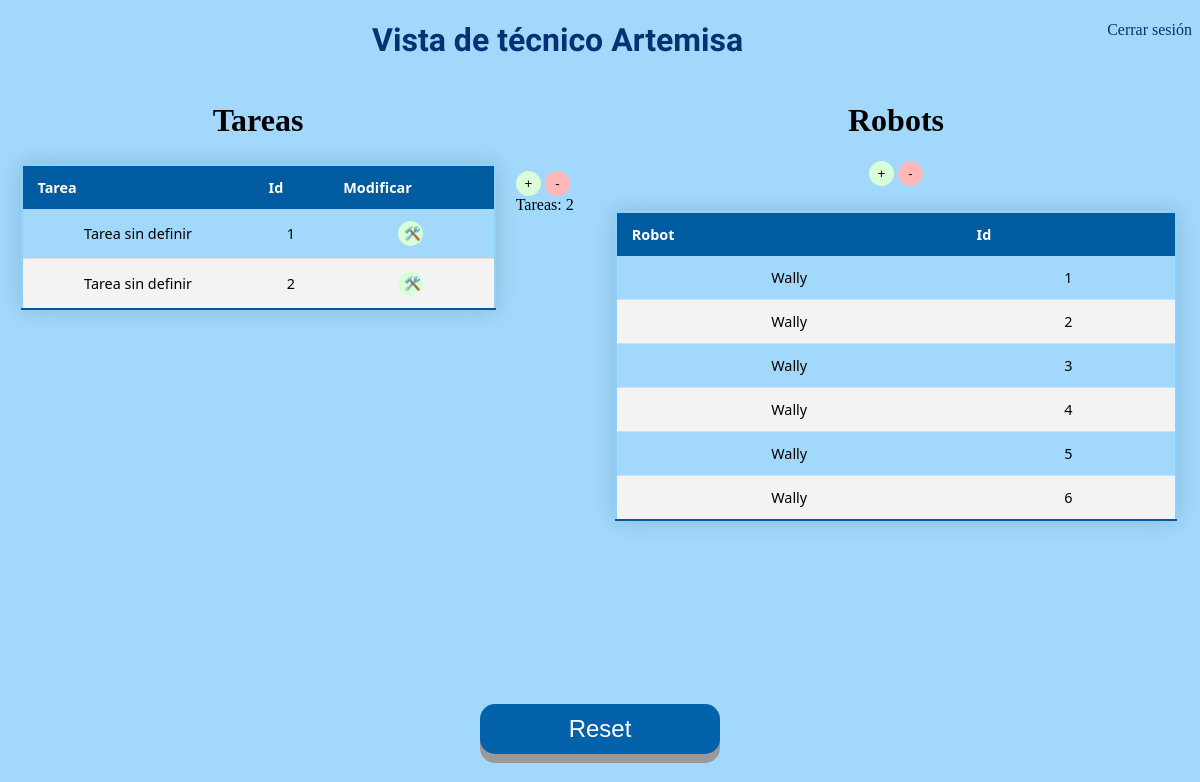
/Interfaz_tecnico.html, run on an earlier commit of the app's database.
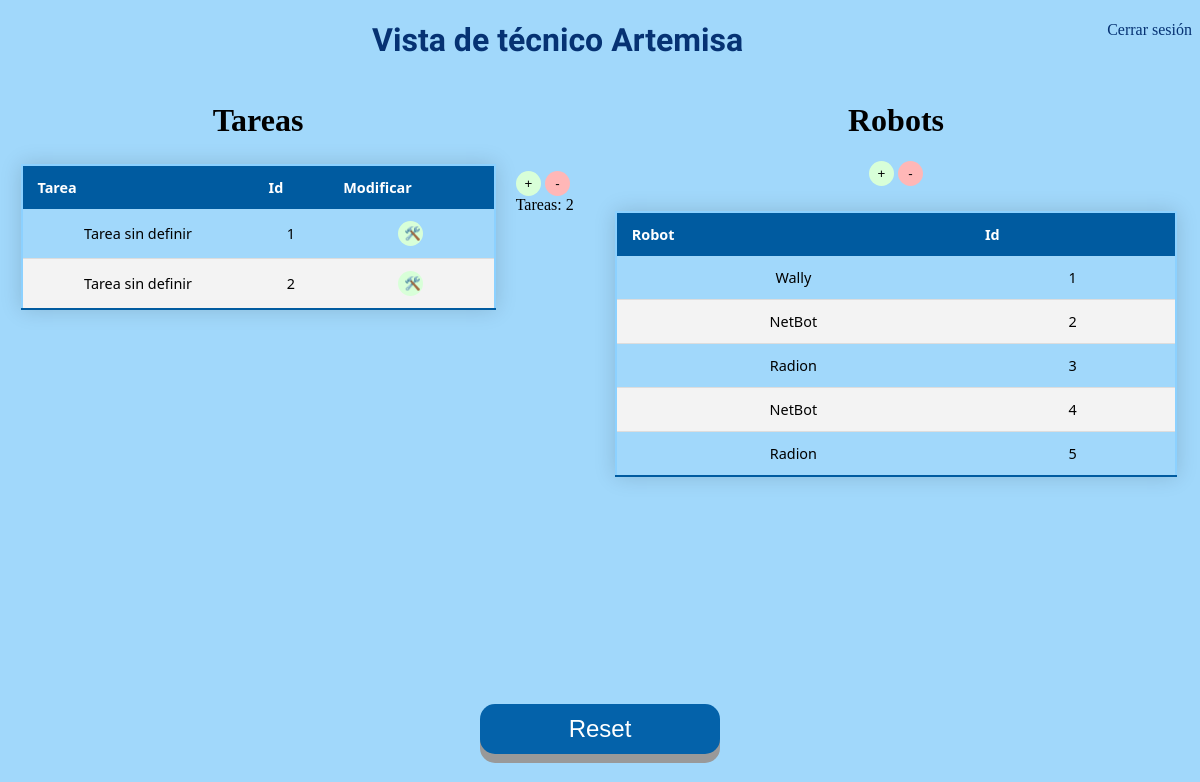
And on a later commit of the database.
### app.py (models this page shows)
class Todo(db.Model): #Tabla para tareas creadas
    id = db.Column(db.Integer, primary_key=True)
    content = db.Column(db.String(200), nullable=False)
    priority = db.Column(db.String(200))        # prioridad
    descripcion = db.Column(db.String(200))             # Descripcion
    atributos = db.Column(db.String(800))               # Atributos

class Robo(db.Model):
    id = db.Column(db.Integer, primary_key=True)
    nombre = db.Column(db.String(200), nullable=False)

### app.py (the view)
@app.route('/Interfaz_tecnico.html', methods=['POST','GET'])     # Redireccion a Tecnico
def tecnico():
    tasks = Todo.query.order_by(Todo.id).all() # Este método nos devuelve todos los elementos de la tabla de la base de datos
    rob = Robo.query.order_by(Robo.id).all()
    return render_template('Interfaz_tecnico.html', tasks=tasks, rob=rob) # Presentar las tareas

### templates/Interfaz_tecnico.html (shortened to what this page needs)
{% extends 'base.html' %}
{% block head %}
</head>
{% endblock %}
{% block body %}
<a style="float:right" href="index.html">Cerrar sesión</a>
  <h1 class="principal" style="text-align:center"> Vista de técnico Artemisa</h1>
<div class="inline-div-izquierda">
  <h1 class="Copper">Tareas</h1>
  <center>
    <table>
      <thead>
        <tr>
            <th> Tarea</th>
            <th> Id </th>
            <th> Modificar </th>
        </tr>
      </thead>
      {% for task in tasks %}
        {% if task.id!=1 %}
          <tr>
            <td> {{ task.content }}</td>
            <td> {{ task.id - 1 }} </td>
            <td> <button type="button" class="button3" onClick="window.location.href='/update/{{ task.id }}';">🛠️</button> </td>
          </tr>
        {% endif %}
      {% endfor %}
      </table>
  </center>
</div>
<div class="inline-div-izquierda2">
  <br> <br> <br> <br> <br>
  <button type="button" class="button3" onClick="window.location.href='/new_update/{{ tasks[-1].id }}';">+</button>
  <button type="button" class="button4" onClick="window.location.href='/delete';">-</button>
 <br> &nbsp;
  Tareas:
  <a id="clicks">{{ tasks[-1].id -1 }}</a> <br>
</div>
<center>
  <div class="inline-div-derecha">
    <h1 class="Copper"> Robots</h1>
    <button type="button" class="button3" onClick="window.location.href='/nuevo_robot';">+</button>
    <button type="button" class="button4" onClick="window.location.href='/delete_robot';">-</button>
    <br>
    <table>
      <thead>
        <tr>
            <th> Robot</th>
            <th> Id </th>
        </tr>
      </thead>
      {% for robot in rob %}
      {% if robot.id!=1 %}
          <tr>
            <td> {{ robot.nombre }}</td>
            <td> {{ robot.id - 1 }} </td>
          </tr>
        {% endif %}
      {% endfor %}
      </table>
  </div>
  <br>
  <br>
</center>
<br> <br> <br> <br> <br> <br> <br> <br> <br> <br> <br> <br> <br> <br> <br> <br> <br> <br> <br> <br> <br>
<center>
  <button id="boton2" class="button2" onclick="window.location.href='/reset';">Reset</button>
</center>
  {% endblock %}

What changed in the data, as far as the page shows it:
removed Robo: nombre "Wally", id "6"
changed Robo (number 2 of 5 on the later page): nombre "Wally" → "NetBot"
changed Robo (number 3 of 5 on the later page): nombre "Wally" → "Radion"
changed Robo (number 4 of 5 on the later page): nombre "Wally" → "NetBot"
changed Robo (number 5 of 5 on the later page): nombre "Wally" → "Radion"
